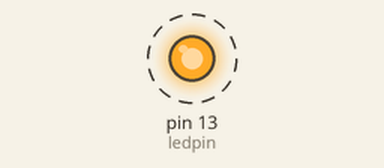
Recording of a sketch running on a simulated Arduino Uno, built with avr-gcc and run on an emulated ATmega328P. Shown: output pins drawn as LEDs (lit = HIGH). Dashed ring = blinking. What the sketch prints to the serial monitor is not drawn.

Above: at 0.15 s.
Timing chart, 0 to 3.1 s (numbered marks = the images above):
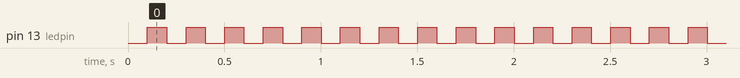

Measured:
- by itself, pin 13 (ledpin): alternates HIGH for 0.10 s and LOW for 0.10 s

The sketch:

wmos_blinky.ino
```cpp
#define dela     100


int ledpin = LED_BUILTIN;   //D4 = GPIO2

uint8_t initialised = 0;

void setup() {
  //
  pinMode(ledpin, OUTPUT);

  Serial.begin(115200);
  while (!Serial) {
    ;  // wait for serial port to connect
  }

  Serial.println("Welcome to ze Blinkz");
  Serial.print("Blinking LED on pin : ");
  Serial.println(ledpin);
  delay(100);
  //
}


void loop() {
  // *
  digitalWrite(ledpin, HIGH);
  delay(dela);
  digitalWrite(ledpin, LOW);
  delay(dela);

  Serial.println(millis() );

  //  if(Serial.available() >0){
  //    char newled = Serial.read()-48;
  //    ledpin = newled;
  //    pinMode(ledpin,OUTPUT);
  //    Serial.print("new led : ");
  //    Serial.println(ledpin);
  //  }

  // Eo loop
}
```
